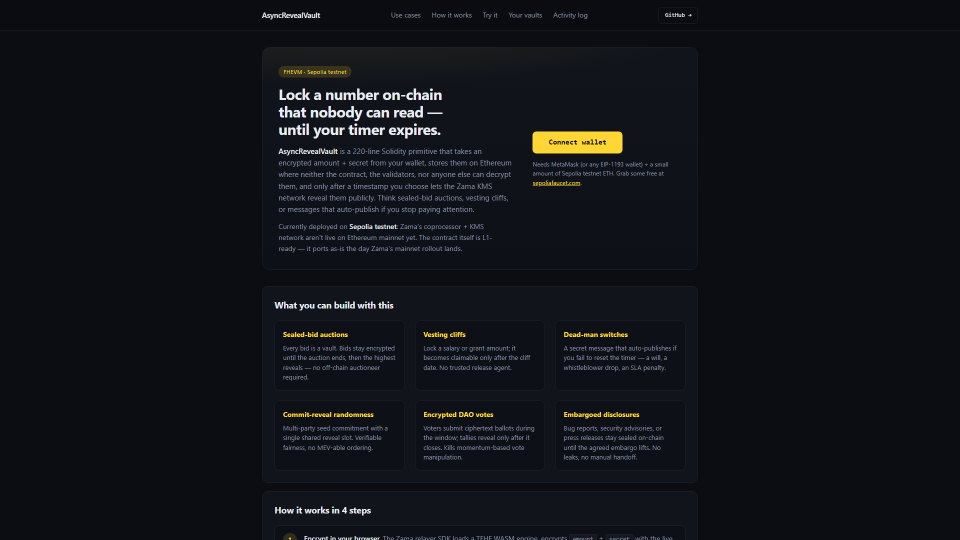
#> input picture app-screenshots/state-1-hero.png, 1920 x 1080 px (shown at 1/2 size); its folder holds 4 pictures in this run
$ python gen_clip5_v2.py
#> lines starting #> are read from the running program, lines starting #| are printed output that depends on the picture
"""
Render clip5a (LOCK, 20s) and clip5b (REVEAL, 25s) using REAL app screenshots
from https://fhevm-oracle-frontend.vercel.app as backgrounds, with PIL overlays
for state-change animations.

v1 clips (clip5a-demo-static.mp4 / clip5b-reveal-static.mp4) stay untouched.

Run:    python scripts/gen_clip5_v2.py
Output: video-clips/clip5a-demo-v2.mp4
        video-clips/clip5b-reveal-v2.mp4
"""

from __future__ import annotations
import subprocess
import sys
from pathlib import Path
from PIL import Image, ImageDraw, ImageFont, ImageFilter

try:
    sys.stdout.reconfigure(encoding="utf-8")
except Exception:
    pass

ROOT = Path(__file__).resolve().parent.parent
SCREENS = ROOT / "app-screenshots"
OUT_DIR = ROOT / "video-clips"
TMP_DIR_A = ROOT / "video-clips" / "_tmp_clip5a_v2"
TMP_DIR_B = ROOT / "video-clips" / "_tmp_clip5b_v2"
OUT_DIR.mkdir(exist_ok=True)
TMP_DIR_A.mkdir(exist_ok=True)
TMP_DIR_B.mkdir(exist_ok=True)

W, H = 1920, 1080

# Frontend palette (frontend/app/globals.css)
BG          = (11, 13, 18)
BG_ELEV     = (17, 20, 27)
ACCENT      = (255, 214, 51)
OK          = (94, 210, 138)
MUTED       = (138, 147, 166)
FG          = (232, 232, 235)
DANGER      = (255, 107, 107)


def font(size: int, bold: bool = False, mono: bool = False) -> ImageFont.FreeTypeFont:
    names = (
        ["consolab.ttf"] if mono and bold else
        ["consola.ttf"] if mono else
        ["arialbd.ttf"] if bold else
        ["arial.ttf"]
    )
    for n in names:
        try:
            return ImageFont.truetype(n, size)
        except OSError:
            continue
    return ImageFont.load_default()


def measure(d, s, fnt):
    bbox = d.textbbox((0, 0), s, font=fnt)
    return bbox[2] - bbox[0], bbox[3] - bbox[1]


def load_bg(name: str) -> Image.Image:
    img = Image.open(SCREENS / name).convert("RGB")
    if img.size != (W, H):
        img = img.resize((W, H), Image.LANCZOS)
    return img


def dim_bg(img: Image.Image, alpha: float = 0.45) -> Image.Image:
    """Darken background so overlays stand out."""
    overlay = Image.new("RGB", (W, H), BG)
    return Image.blend(img, overlay, alpha)


def rounded_rect(d, box, radius, fill=None, outline=None, width=1):
    d.rounded_rectangle(box, radius=radius, fill=fill, outline=outline, width=width)


def overlay_card(
    bg: Image.Image,
    *,
    title: str,
    subtitle: str = "",
    body_lines: tuple = (),
    accent_text: str = "",
    pulse: bool = False,
    success: bool = False,
    width: int = 1200,
    height: int = 400,
) -> Image.Image:
    """Center a state-change card on the dimmed background."""
    img = dim_bg(bg, 0.55).copy()
    d = ImageDraw.Draw(img, "RGBA")
    x0 = (W - width) // 2
    y0 = (H - height) // 2
    x1, y1 = x0 + width, y0 + height

    # Card shadow (cheap glow)
    glow_color = (*OK, 60) if success else (*ACCENT, 60)
    for i in range(8, 0, -2):
        rounded_rect(d, (x0 - i, y0 - i, x1 + i, y1 + i),
                     radius=24, outline=glow_color, width=2)

    rounded_rect(d, (x0, y0, x1, y1), radius=24,
                 fill=BG_ELEV, outline=(60, 60, 70), width=2)

    # Left accent stripe
    stripe_color = OK if success else ACCENT
    rounded_rect(d, (x0, y0, x0 + 8, y1), radius=4, fill=stripe_color)

    cx = x0 + 50
    cy = y0 + 40

    f_title = font(50, bold=True)
    f_sub = font(28)
    f_body = font(26, mono=True)
    f_accent = font(72, bold=True)

    d.text((cx, cy), title, font=f_title, fill=FG)
    cy += 65

    if subtitle:
        d.text((cx, cy), subtitle, font=f_sub, fill=MUTED)
        cy += 50

    for line in body_lines:
        d.text((cx, cy), line, font=f_body, fill=stripe_color if pulse else FG)
        cy += 38

    if accent_text:
        tw, th = measure(d, accent_text, f_accent)
        d.text((x1 - tw - 50, y1 - th - 30), accent_text,
               font=f_accent, fill=stripe_color)

    return img


def overlay_form_panel(
    bg: Image.Image,
    *,
    amount: str = "",
    secret: str = "",
    seconds: str = "",
    highlight_field: str = "",
    button_text: str = "Connect wallet",
    button_state: str = "primary",  # primary | pending | success
) -> Image.Image:
    """Synthetic Lock-form overlay matching real frontend palette."""
    img = dim_bg(bg, 0.55).copy()
    d = ImageDraw.Draw(img, "RGBA")

    panel_w, panel_h = 1100, 720
    x0 = (W - panel_w) // 2
    y0 = (H - panel_h) // 2
    x1, y1 = x0 + panel_w, y0 + panel_h
    rounded_rect(d, (x0, y0, x1, y1), radius=24,
                 fill=BG_ELEV, outline=(60, 60, 70), width=2)

    f_title = font(40, bold=True)
    f_label = font(24)
    f_value = font(40, mono=True)
    d.text((x0 + 50, y0 + 30), "Lock a vault", font=f_title, fill=FG)
    d.text((x0 + 50, y0 + 80), "Sealed-bid auction · Sepolia", font=f_label, fill=MUTED)

    # Three form fields
    fields = [
        ("amount (uint64)", amount, "amount"),
        ("secret (32 bytes max)", secret, "secret"),
        ("reveal in (seconds)", seconds, "seconds"),
    ]
    fy = y0 + 150
    for label, value, key in fields:
        d.text((x0 + 50, fy), label, font=f_label, fill=MUTED)
        bx0 = x0 + 50
        by0 = fy + 38
        bx1 = x1 - 50
        by1 = by0 + 78
        is_active = (key == highlight_field)
        border = ACCENT if is_active else (60, 60, 70)
        rounded_rect(d, (bx0, by0, bx1, by1), radius=12,
                     fill=(20, 23, 30), outline=border, width=3 if is_active else 1)
        d.text((bx0 + 24, by0 + 18), value or "", font=f_value, fill=FG)
        fy = by1 + 28

    # CTA button
    by0 = y1 - 110
    by1 = y1 - 30
    bx0 = x0 + 50
    bx1 = x1 - 50
    if button_state == "primary":
        rounded_rect(d, (bx0, by0, bx1, by1), radius=14, fill=ACCENT)
        tx_color = (20, 20, 20)
    elif button_state == "pending":
        rounded_rect(d, (bx0, by0, bx1, by1), radius=14,
                     fill=(60, 56, 24), outline=ACCENT, width=2)
        tx_color = ACCENT
    else:  # success
        rounded_rect(d, (bx0, by0, bx1, by1), radius=14, fill=OK)
        tx_color = (20, 20, 20)
    f_btn = font(32, bold=True, mono=True)
    tw, th = measure(d, button_text, f_btn)
    d.text(((bx0 + bx1 - tw) // 2, (by0 + by1 - th) // 2 - 4),
           button_text, font=f_btn, fill=tx_color)

    return img


# =============================================================================
# clip5a — LOCK (20s)
# =============================================================================

def render_5a():
    bg_hero = load_bg("state-1-hero.png")
#> in load_bg, img is the input picture: PIL image 1920x1080 RGB; mean R, G, B 17, 19.2, 23.9
    bg_try = load_bg("state-3-try-it.png")
#> call 2 of load_bg, with name = 'state-3-try-it.png'
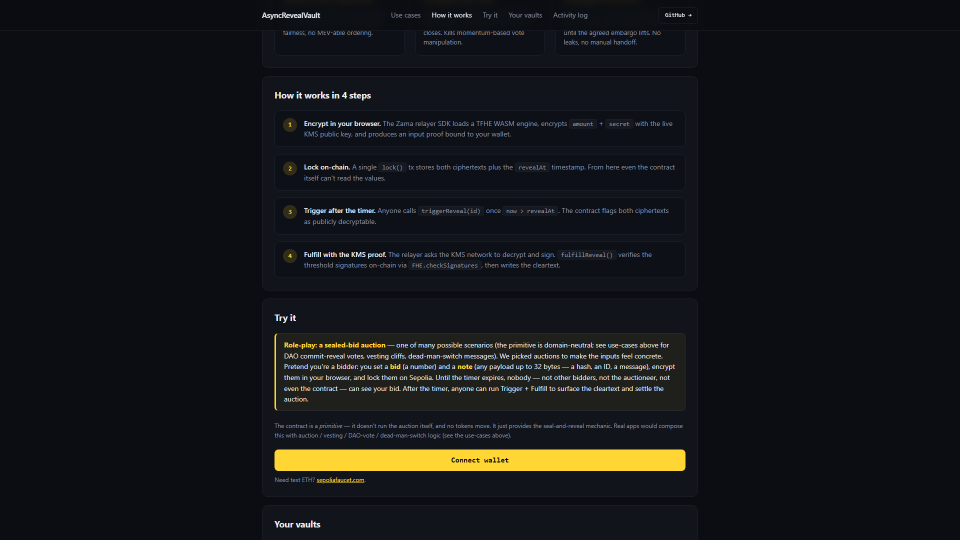
#> input picture app-screenshots/state-3-try-it.png, 1920 x 1080 px (shown at 1/2 size)
#> in load_bg, img is the input picture: PIL image 1920x1080 RGB; mean R, G, B 20.7, 22.2, 24.5

    shots = []

    # Shot 1 (3s): hero with caption "Live on Sepolia — open the app"
    img1 = bg_hero.copy()
    d = ImageDraw.Draw(img1, "RGBA")
    rounded_rect(d, (40, H - 130, 1100, H - 40), radius=18,
                 fill=(*BG_ELEV, 230), outline=ACCENT, width=2)
    f1 = font(40, bold=True)
    f2 = font(24)
    d.text((70, H - 115), "Live on Sepolia testnet", font=f1, fill=ACCENT)
    d.text((70, H - 65), "fhevm-oracle-frontend.vercel.app", font=f2, fill=FG)
    shots.append(("01-hero", img1, 3))

    # Shot 2 (3s): try-it real screenshot, role-play card highlighted by border
    img2 = bg_try.copy()
    d = ImageDraw.Draw(img2, "RGBA")
    rounded_rect(d, (40, H - 130, 1300, H - 40), radius=18,
                 fill=(*BG_ELEV, 230), outline=ACCENT, width=2)
    d.text((70, H - 115), "Try it — sealed-bid auction role-play",
           font=f1, fill=ACCENT)
    d.text((70, H - 65), "Set bid, secret, timer — encrypt in browser",
           font=f2, fill=FG)
    shots.append(("02-tryit", img2, 3))

    # Shot 3 (4s): form filled with 63 / 123456789 / 60
    img3 = overlay_form_panel(
        bg_try,
        amount="63", secret="123456789", seconds="60",
        highlight_field="amount",
        button_text="Encrypt + Lock on Sepolia",
        button_state="primary",
    )
#> in overlay_form_panel, `tw, th = measure(d, button_text, f_btn)`: tw = 421; th = 31
    shots.append(("03-form-filled", img3, 4))

    # Shot 4 (3s): encrypting state
    img4 = overlay_card(
        bg_try,
        title="Encrypting in your browser",
        subtitle="Zama relayer SDK · TFHE WASM engine",
        body_lines=(
            "amount → euint64 ciphertext",
            "secret → bytes32 ciphertext",
            "binding input proof to wallet...",
        ),
        pulse=True,
    )
#> after the loop in overlay_card, `for line in body_lines:`: cy = 609
    shots.append(("04-encrypting", img4, 3))

    # Shot 5 (3s): awaiting signature
    img5 = overlay_card(
        bg_try,
        title="Awaiting wallet signature",
        subtitle="MetaMask · Sepolia · gas ~180k",
        body_lines=(
            "lock(externalEuint64 a, bytes proofA,",
            "     externalEuint64 s, bytes proofS,",
            "     uint64 revealAt = block.timestamp + 60)",
        ),
        pulse=True,
    )
    shots.append(("05-signing", img5, 3))

    # Shot 6 (4s): locked success
    img6 = overlay_card(
        bg_try,
        title="Vault #5 locked",
        subtitle="0xbb66...e0a4 · Etherscan",
        body_lines=(
            "revealAt = block.timestamp + 60s",
            "amount + secret = ciphertext on-chain",
            "contract itself can't read them",
        ),
        accent_text="LOCKED",
        success=True,
    )
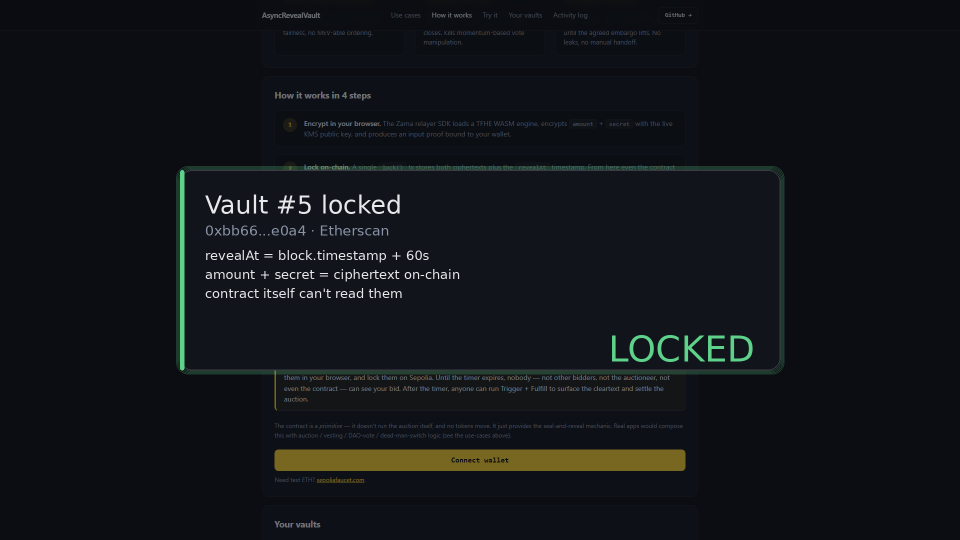
#> img6: PIL image 1920x1080 RGB (shown at 1/2 size); mean R, G, B 17.3, 20.2, 23.9
    shots.append(("06-locked", img6, 4))

    render_clip(shots, TMP_DIR_A, OUT_DIR / "clip5a-demo-v2.mp4")
#> the loop in render_clip, `for name, img, seconds in shots:` made 1 pass
#> (name, seconds) on pass 1: ('01-hero', 3)
#> after the loop in render_clip, `for name, img, seconds in shots:`: shot_mp4s = []
#> (the call stopped at in render_clip, `r = subprocess.run(cmd, capture_output=True, text=True)`: subprocess is not available in this run)


# =============================================================================
# clip5b — REVEAL (25s)
# =============================================================================

def render_5b():
    bg_try = load_bg("state-3-try-it.png")
    bg_how = load_bg("state-2-how-it-works.png")
#> call 4 of load_bg, with name = 'state-2-how-it-works.png'
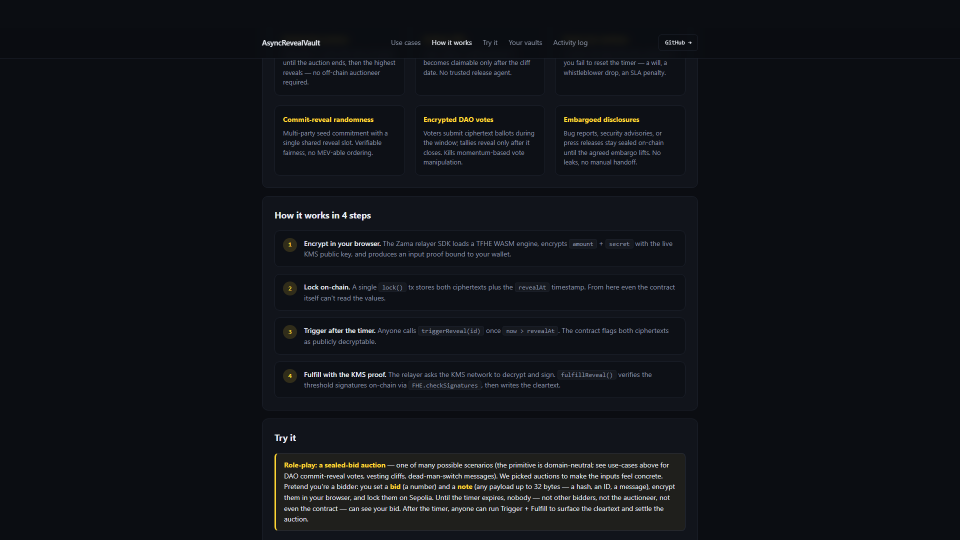
#> input picture app-screenshots/state-2-how-it-works.png, 1920 x 1080 px (shown at 1/2 size)
#> in load_bg, img is the input picture: PIL image 1920x1080 RGB; mean R, G, B 16.7, 19, 23.9
    bg_bottom = load_bg("state-4-vaults-activity.png")
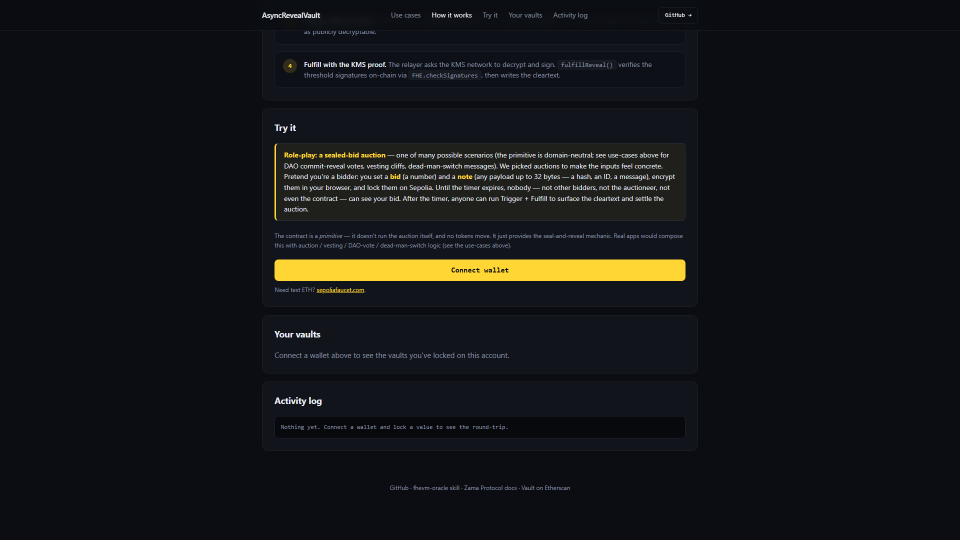
#> input picture app-screenshots/state-4-vaults-activity.png, 1920 x 1080 px (shown at 1/2 size)
#> in load_bg, img is the input picture: PIL image 1920x1080 RGB; mean R, G, B 19.8, 21.3, 23.4

    shots = []

    # Shot 1 (3s): countdown 00:00
    img1 = overlay_card(
        bg_how,
        title="Timer expired",
        subtitle="block.timestamp > revealAt",
        body_lines=("60s elapsed · ready to trigger",),
        accent_text="00:00",
        pulse=True,
    )
    shots.append(("01-timer", img1, 3))

    # Shot 2 (4s): trigger reveal click
    img2 = overlay_card(
        bg_how,
        title="Trigger reveal",
        subtitle="anyone can call triggerReveal(id)",
        body_lines=(
            "FHE.requestDecryption(handles, callback)",
            "queues async decryption with KMS network",
        ),
        pulse=True,
    )
    shots.append(("02-trigger", img2, 4))

    # Shot 3 (5s): handles + checkSignatures
    img3 = overlay_card(
        bg_how,
        title="fulfillReveal callback",
        subtitle="KMS-signed cleartext arrives",
        body_lines=(
            "bytes32[] handles = [amountHandle, secretHandle];",
            "FHE.checkSignatures(handles, cleartext, proof);",
            "// AP-001: signatures BEFORE state",
        ),
        pulse=True,
    )
    shots.append(("03-handles", img3, 5))

    # Shot 4 (3s): AP-001 pass
    img4 = overlay_card(
        bg_how,
        title="AP-001  signatures verified",
        subtitle="threshold sigs from KMS validators",
        body_lines=(
            "no forged callback can reach state",
            "any non-quorum proof reverts here",
        ),
        accent_text="OK",
        success=True,
    )
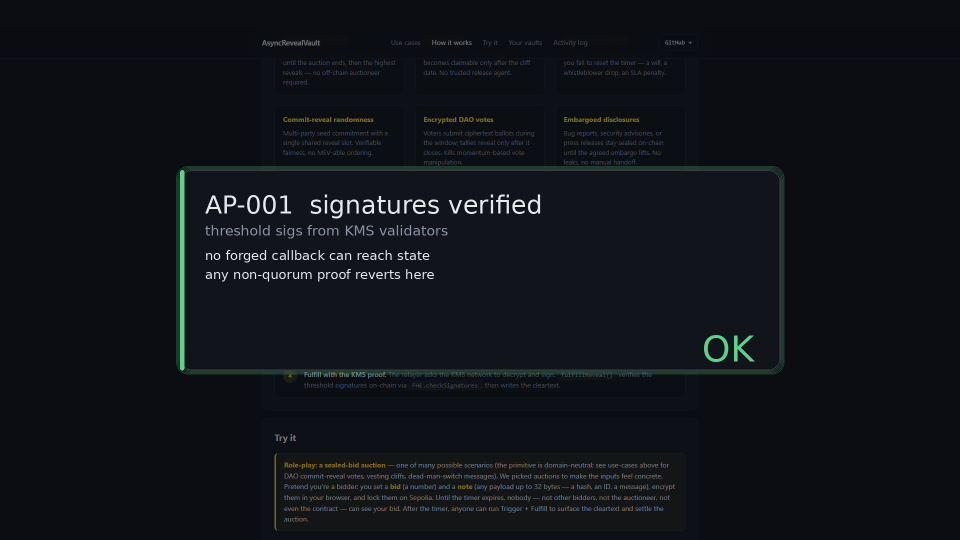
#> img4: PIL image 1920x1080 RGB (shown at 1/2 size); mean R, G, B 16.1, 19, 23.8
    shots.append(("04-ap001", img4, 3))

    # Shot 5 (3s): AP-002 pass
    img5 = overlay_card(
        bg_how,
        title="AP-002  replay flag set BEFORE value",
        subtitle="v.revealed = true; v.amountClear = a;",
        body_lines=(
            "same proof can never run twice",
            "ordering matters: flag, then write",
        ),
        accent_text="OK",
        success=True,
    )
    shots.append(("05-ap002", img5, 3))

    # Shot 6 (4s): cleartext "63" reveal — big number
    img6 = bg_bottom.copy()
    img6 = dim_bg(img6, 0.7).copy()
#> in dim_bg (call 10), `return Image.blend(img, overlay, alpha)`:
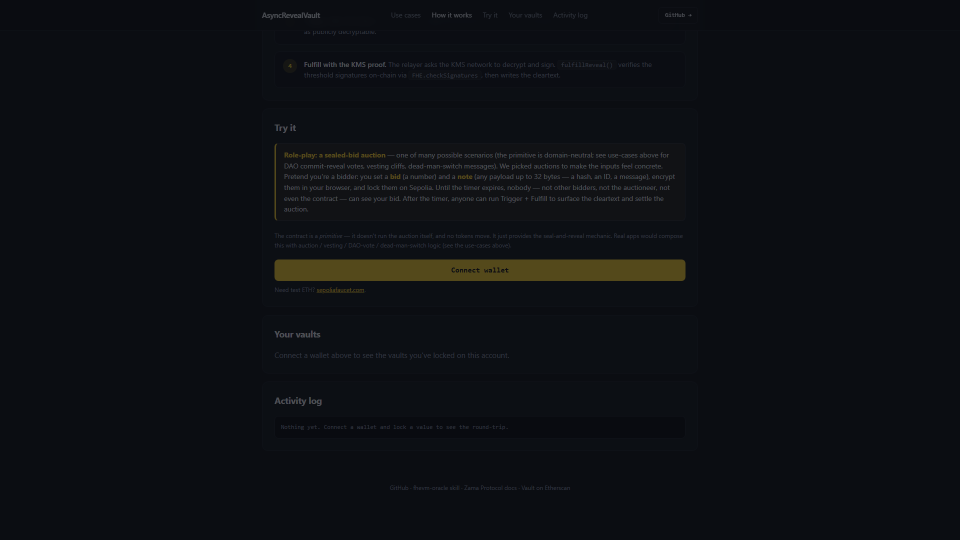
#> returned value: PIL image 1920x1080 RGB (shown at 1/2 size); mean R, G, B 13.4, 15.3, 19.4
    d = ImageDraw.Draw(img6, "RGBA")
    # Glow
    for i in range(20, 0, -2):
        rounded_rect(d, ((W // 2) - 250 - i, (H // 2) - 200 - i,
                         (W // 2) + 250 + i, (H // 2) + 200 + i),
                     radius=40, outline=(*ACCENT, 30), width=2)
    rounded_rect(d, ((W // 2) - 250, (H // 2) - 200,
                     (W // 2) + 250, (H // 2) + 200),
                 radius=40, fill=BG_ELEV, outline=ACCENT, width=3)
    f_big = font(220, bold=True, mono=True)
    f_caption = font(36)
    tw, th = measure(d, "63", f_big)
#> tw = 280; th = 166
    d.text(((W - tw) // 2, (H // 2) - th // 2 - 30), "63", font=f_big, fill=ACCENT)
    cap = "cleartext amount  ·  on-chain"
    cw, _ = measure(d, cap, f_caption)
#> cw = 523
    d.text(((W - cw) // 2, (H // 2) + 110), cap, font=f_caption, fill=FG)
    shots.append(("06-cleartext-63", img6, 4))

    # Shot 7 (3s): stayed secret until the timer
    img7 = overlay_card(
        bg_bottom,
        title="Stayed secret until the timer",
        subtitle="bid, secret, timer · no off-chain trust",
        body_lines=(
            "vault.amountClear = 63",
            "vault.secretClear = 0x075bcd15...",
            "Activity log · Etherscan · all public now",
        ),
        success=True,
    )
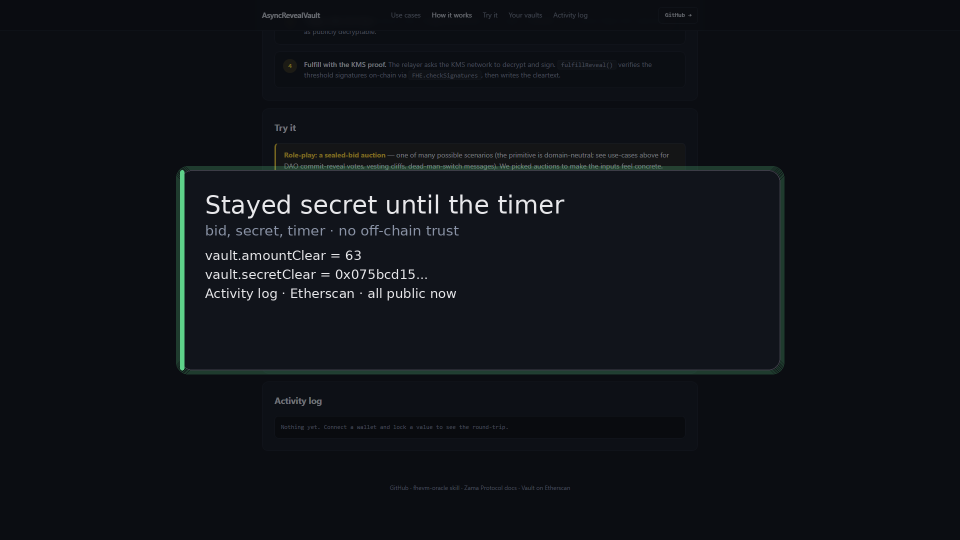
#> img7: PIL image 1920x1080 RGB (shown at 1/2 size); mean R, G, B 15.2, 18.1, 23.2
    shots.append(("07-final", img7, 3))

    render_clip(shots, TMP_DIR_B, OUT_DIR / "clip5b-reveal-v2.mp4")
#> the loop in render_clip, `for name, img, seconds in shots:` made 1 pass
#> (the call stopped at in render_clip, `r = subprocess.run(cmd, capture_output=True, text=True)`: subprocess is not available in this run)


# =============================================================================
# Common render pipeline
# =============================================================================

def render_clip(shots, tmp_dir: Path, out_mp4: Path):
    shot_mp4s = []
    for name, img, seconds in shots:
        png = tmp_dir / f"{name}.png"
        img.save(png)
        mp4 = tmp_dir / f"{name}.mp4"
        cmd = [
            "ffmpeg", "-y", "-loop", "1", "-i", str(png),
            "-t", str(seconds), "-c:v", "libx264", "-pix_fmt", "yuv420p",
            "-r", "30", "-vf", f"scale={W}:{H}", "-preset", "fast", "-crf", "20",
            str(mp4),
        ]
        r = subprocess.run(cmd, capture_output=True, text=True)
        if r.returncode != 0:
            print(r.stderr); raise SystemExit(r.returncode)
        print(f"  {name:25s} -> {mp4.name} ({seconds}s)")
        shot_mp4s.append(mp4)

    concat = tmp_dir / "concat.txt"
    concat.write_text("\n".join(f"file '{p.as_posix()}'" for p in shot_mp4s),
                      encoding="utf-8")
    cmd = ["ffmpeg", "-y", "-f", "concat", "-safe", "0",
           "-i", str(concat), "-c", "copy", str(out_mp4)]
    r = subprocess.run(cmd, capture_output=True, text=True)
    if r.returncode != 0:
        print(r.stderr); raise SystemExit(r.returncode)
    print(f"  wrote {out_mp4.relative_to(ROOT)}\n")


if __name__ == "__main__":
    print("Rendering clip5a (LOCK) v2 ...")
    render_5a()
    print("Rendering clip5b (REVEAL) v2 ...")
    render_5b()
    print("Done.")
